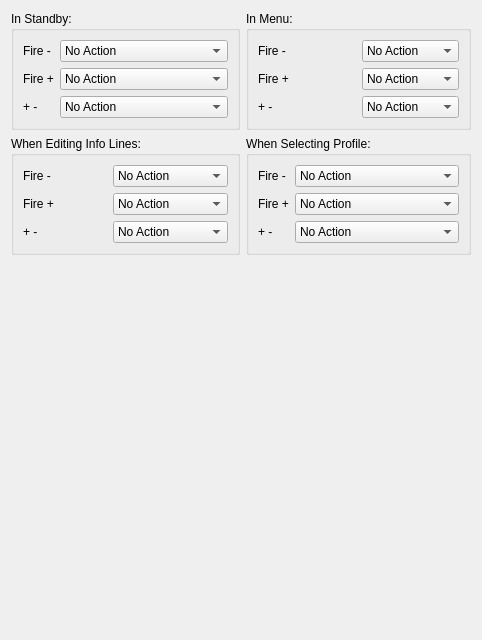
          <widget class="QWidget" name="tab_8">
           <attribute name="title">
            <string>Shortcuts TC</string>
           </attribute>
           <layout class="QVBoxLayout" name="verticalLayout_21">
            <item>
             <layout class="QGridLayout" name="gridLayout_3">
              <item row="0" column="0">
               <widget class="QGroupBox" name="groupBox_20">
                <property name="title">
                 <string>In Standby:</string>
                </property>
                <layout class="QGridLayout" name="gridLayout_28">
                 <item row="0" column="0">
                  <widget class="QLabel" name="label_118">
                   <property name="text">
                    <string>Fire -</string>
                   </property>
                  </widget>
                 </item>
                 <item row="1" column="1">
                  <widget class="QComboBox" name="controlsTCStandbyPCombo">
                   <item>
                    <property name="text">
                     <string>No Action</string>
                    </property>
                   </item>
                   <item>
                    <property name="text">
                     <string>Edit</string>
                    </property>
                   </item>
                   <item>
                    <property name="text">
                     <string>Select Profile</string>
                    </property>
                   </item>
                   <item>
                    <property name="text">
                     <string>TDom</string>
                    </property>
                   </item>
                   <item>
                    <property name="text">
                     <string>Show Clock</string>
                    </property>
                   </item>
                   <item>
                    <property name="text">
                     <string>Device On / Off</string>
                    </property>
                   </item>
                   <item>
                    <property name="text">
                     <string>LSL On / Off</string>
                    </property>
                   </item>
                   <item>
                    <property name="text">
                     <string>Main Menu</string>
                    </property>
                   </item>
                   <item>
                    <property name="text">
                     <string>Preheat Menu</string>
                    </property>
                   </item>
                   <item>
                    <property name="text">
                     <string>Edit Profile</string>
                    </property>
                   </item>
                   <item>
                    <property name="text">
                     <string>Smart On / Off</string>
                    </property>
                   </item>
                   <item>
                    <property name="text">
                     <string>Info Screen</string>
                    </property>
                   </item>
                   <item>
                    <property name="text">
                     <string>Reset Counters</string>
                    </property>
                   </item>
                   <item>
                    <property name="text">
                     <string>Stealth On / Off</string>
                    </property>
                   </item>
                   <item>
                    <property name="text">
                     <string>Key Lock / Unlock</string>
                    </property>
                   </item>
                   <item>
                    <property name="text">
                     <string>Resistance Lock / Unlock</string>
                    </property>
                   </item>
                   <item>
                    <property name="text">
                     <string>Power Bank</string>
                    </property>
                   </item>
                   <item>
                    <property name="text">
                     <string>Device Lock / Unlock</string>
                    </property>
                   </item>
                   <item>
                    <property name="text">
                     <string>Re-Read Resistance</string>
                    </property>
                   </item>
                   <item>
                    <property name="text">
                     <string>Re-Detect Atomizer</string>
                    </property>
                   </item>
                   <item>
                    <property name="text">
                     <string>Autofire</string>
                    </property>
                   </item>
                  </widget>
                 </item>
                 <item row="0" column="1">
                  <widget class="QComboBox" name="controlsTCStandbyMCombo">
                   <item>
                    <property name="text">
                     <string>No Action</string>
                    </property>
                   </item>
                   <item>
                    <property name="text">
                     <string>Edit</string>
                    </property>
                   </item>
                   <item>
                    <property name="text">
                     <string>Select Profile</string>
                    </property>
                   </item>
                   <item>
                    <property name="text">
                     <string>TDom</string>
                    </property>
                   </item>
                   <item>
                    <property name="text">
                     <string>Show Clock</string>
                    </property>
                   </item>
                   <item>
                    <property name="text">
                     <string>Device On / Off</string>
                    </property>
                   </item>
                   <item>
                    <property name="text">
                     <string>LSL On / Off</string>
                    </property>
                   </item>
                   <item>
                    <property name="text">
                     <string>Main Menu</string>
                    </property>
                   </item>
                   <item>
                    <property name="text">
                     <string>Preheat Menu</string>
                    </property>
                   </item>
                   <item>
                    <property name="text">
                     <string>Edit Profile</string>
                    </property>
                   </item>
                   <item>
                    <property name="text">
                     <string>Smart On / Off</string>
                    </property>
                   </item>
                   <item>
                    <property name="text">
                     <string>Info Screen</string>
                    </property>
                   </item>
                   <item>
                    <property name="text">
                     <string>Reset Counters</string>
                    </property>
                   </item>
                   <item>
                    <property name="text">
                     <string>Stealth On / Off</string>
                    </property>
                   </item>
                   <item>
                    <property name="text">
                     <string>Key Lock / Unlock</string>
                    </property>
                   </item>
                   <item>
                    <property name="text">
                     <string>Resistance Lock / Unlock</string>
                    </property>
                   </item>
                   <item>
                    <property name="text">
                     <string>Power Bank</string>
                    </property>
                   </item>
                   <item>
                    <property name="text">
                     <string>Device Lock / Unlock</string>
                    </property>
                   </item>
                   <item>
                    <property name="text">
                     <string>Re-Read Resistance</string>
                    </property>
                   </item>
                   <item>
                    <property name="text">
                     <string>Re-Detect Atomizer</string>
                    </property>
                   </item>
                   <item>
                    <property name="text">
                     <string>Autofire</string>
                    </property>
                   </item>
                  </widget>
                 </item>
                 <item row="1" column="0">
                  <widget class="QLabel" name="label_119">
                   <property name="text">
                    <string>Fire +</string>
                   </property>
                  </widget>
                 </item>
                 <item row="2" column="0">
                  <widget class="QLabel" name="label_120">
                   <property name="text">
                    <string>+ -</string>
                   </property>
                  </widget>
                 </item>
                 <item row="2" column="1">
                  <widget class="QComboBox" name="controlsTCStandbyPMCombo">
                   <item>
                    <property name="text">
                     <string>No Action</string>
                    </property>
                   </item>
                   <item>
                    <property name="text">
                     <string>Edit</string>
                    </property>
                   </item>
                   <item>
                    <property name="text">
                     <string>Select Profile</string>
                    </property>
                   </item>
                   <item>
                    <property name="text">
                     <string>TDom</string>
                    </property>
                   </item>
                   <item>
                    <property name="text">
                     <string>Show Clock</string>
                    </property>
                   </item>
                   <item>
                    <property name="text">
                     <string>Device On / Off</string>
                    </property>
                   </item>
                   <item>
                    <property name="text">
                     <string>LSL On / Off</string>
                    </property>
                   </item>
                   <item>
                    <property name="text">
                     <string>Main Menu</string>
                    </property>
                   </item>
                   <item>
                    <property name="text">
                     <string>Preheat Menu</string>
                    </property>
                   </item>
                   <item>
                    <property name="text">
                     <string>Edit Profile</string>
                    </property>
                   </item>
                   <item>
                    <property name="text">
                     <string>Smart On / Off</string>
                    </property>
                   </item>
                   <item>
                    <property name="text">
                     <string>Info Screen</string>
                    </property>
                   </item>
                   <item>
                    <property name="text">
                     <string>Reset Counters</string>
                    </property>
                   </item>
                   <item>
                    <property name="text">
                     <string>Stealth On / Off</string>
                    </property>
                   </item>
                   <item>
                    <property name="text">
                     <string>Key Lock / Unlock</string>
                    </property>
                   </item>
                   <item>
                    <property name="text">
                     <string>Resistance Lock / Unlock</string>
                    </property>
                   </item>
                   <item>
                    <property name="text">
                     <string>Power Bank</string>
                    </property>
                   </item>
                   <item>
                    <property name="text">
                     <string>Device Lock / Unlock</string>
                    </property>
                   </item>
                   <item>
                    <property name="text">
                     <string>Re-Read Resistance</string>
                    </property>
                   </item>
                   <item>
                    <property name="text">
                     <string>Re-Detect Atomizer</string>
                    </property>
                   </item>
                   <item>
                    <property name="text">
                     <string>Autofire</string>
                    </property>
                   </item>
                  </widget>
                 </item>
                </layout>
               </widget>
              </item>
              <item row="0" column="1">
               <widget class="QGroupBox" name="groupBox_21">
                <property name="title">
                 <string>In Menu:</string>
                </property>
                <layout class="QGridLayout" name="gridLayout_29">
                 <item row="2" column="0">
                  <widget class="QLabel" name="label_121">
                   <property name="text">
                    <string>+ -</string>
                   </property>
                  </widget>
                 </item>
                 <item row="1" column="1">
                  <widget class="QComboBox" name="controlsTCMenuPCombo">
                   <item>
                    <property name="text">
                     <string>No Action</string>
                    </property>
                   </item>
                   <item>
                    <property name="text">
                     <string>Back</string>
                    </property>
                   </item>
                   <item>
                    <property name="text">
                     <string>Exit</string>
                    </property>
                   </item>
                  </widget>
                 </item>
                 <item row="0" column="0">
                  <widget class="QLabel" name="label_122">
                   <property name="text">
                    <string>Fire -</string>
                   </property>
                  </widget>
                 </item>
                 <item row="2" column="1">
                  <widget class="QComboBox" name="controlsTCMenuPMCombo">
                   <item>
                    <property name="text">
                     <string>No Action</string>
                    </property>
                   </item>
                   <item>
                    <property name="text">
                     <string>Back</string>
                    </property>
                   </item>
                   <item>
                    <property name="text">
                     <string>Exit</string>
                    </property>
                   </item>
                  </widget>
                 </item>
                 <item row="1" column="0">
                  <widget class="QLabel" name="label_123">
                   <property name="text">
                    <string>Fire +</string>
                   </property>
                  </widget>
                 </item>
                 <item row="0" column="1">
                  <widget class="QComboBox" name="controlsTCMenuMCombo">
                   <item>
                    <property name="text">
                     <string>No Action</string>
                    </property>
                   </item>
                   <item>
                    <property name="text">
                     <string>Back</string>
                    </property>
                   </item>
                   <item>
                    <property name="text">
                     <string>Exit</string>
                    </property>
                   </item>
                  </widget>
                 </item>
                </layout>
               </widget>
              </item>
              <item row="1" column="0">
               <widget class="QGroupBox" name="groupBox_22">
                <property name="title">
                 <string>When Editing Info Lines:</string>
                </property>
                <layout class="QGridLayout" name="gridLayout_30">
                 <item row="0" column="0">
                  <widget class="QLabel" name="label_124">
                   <property name="text">
                    <string>Fire -</string>
                   </property>
                  </widget>
                 </item>
                 <item row="0" column="1">
                  <widget class="QComboBox" name="controlsTCEditMCombo">
                   <item>
                    <property name="text">
                     <string>No Action</string>
                    </property>
                   </item>
                   <item>
                    <property name="text">
                     <string>Reset Counters</string>
                    </property>
                   </item>
                  </widget>
                 </item>
                 <item row="1" column="0">
                  <widget class="QLabel" name="label_125">
                   <property name="text">
                    <string>Fire +</string>
                   </property>
                  </widget>
                 </item>
                 <item row="2" column="0">
                  <widget class="QLabel" name="label_126">
                   <property name="text">
                    <string>+ -</string>
                   </property>
                  </widget>
                 </item>
                 <item row="2" column="1">
                  <widget class="QComboBox" name="controlsTCEditPMCombo">
                   <item>
                    <property name="text">
                     <string>No Action</string>
                    </property>
                   </item>
                   <item>
                    <property name="text">
                     <string>Reset Counters</string>
                    </property>
                   </item>
                  </widget>
                 </item>
                 <item row="1" column="1">
                  <widget class="QComboBox" name="controlsTCEditPCombo">
                   <item>
                    <property name="text">
                     <string>No Action</string>
                    </property>
                   </item>
                   <item>
                    <property name="text">
                     <string>Reset Counters</string>
                    </property>
                   </item>
                  </widget>
                 </item>
                </layout>
               </widget>
              </item>
              <item row="1" column="1">
               <widget class="QGroupBox" name="groupBox_23">
                <property name="title">
                 <string>When Selecting Profile:</string>
                </property>
                <layout class="QGridLayout" name="gridLayout_31">
                 <item row="0" column="0">
                  <widget class="QLabel" name="label_127">
                   <property name="text">
                    <string>Fire -</string>
                   </property>
                  </widget>
                 </item>
                 <item row="0" column="1">
                  <widget class="QComboBox" name="controlsTCProfileMCombo">
                   <item>
                    <property name="text">
                     <string>No Action</string>
                    </property>
                   </item>
                   <item>
                    <property name="text">
                     <string>Reset Saved Resistance</string>
                    </property>
                   </item>
                  </widget>
                 </item>
                 <item row="1" column="0">
                  <widget class="QLabel" name="label_128">
                   <property name="text">
                    <string>Fire +</string>
                   </property>
                  </widget>
                 </item>
                 <item row="2" column="0">
                  <widget class="QLabel" name="label_129">
                   <property name="text">
                    <string>+ -</string>
                   </property>
                  </widget>
                 </item>
                 <item row="2" column="1">
                  <widget class="QComboBox" name="controlsTCProfilePMCombo">
                   <item>
                    <property name="text">
                     <string>No Action</string>
                    </property>
                   </item>
                   <item>
                    <property name="text">
                     <string>Reset Saved Resistance</string>
                    </property>
                   </item>
                  </widget>
                 </item>
                 <item row="1" column="1">
                  <widget class="QComboBox" name="controlsTCProfilePCombo">
                   <item>
                    <property name="text">
                     <string>No Action</string>
                    </property>
                   </item>
                   <item>
                    <property name="text">
                     <string>Reset Saved Resistance</string>
                    </property>
                   </item>
                  </widget>
                 </item>
                </layout>
               </widget>
              </item>
             </layout>
            </item>
            <item>
             <spacer name="verticalSpacer_15">
              <property name="orientation">
               <enum>Qt::Vertical</enum>
              </property>
              <property name="sizeHint" stdset="0">
               <size>
                <width>20</width>
                <height>374</height>
               </size>
              </property>
             </spacer>
            </item>
           </layout>
          </widget>
